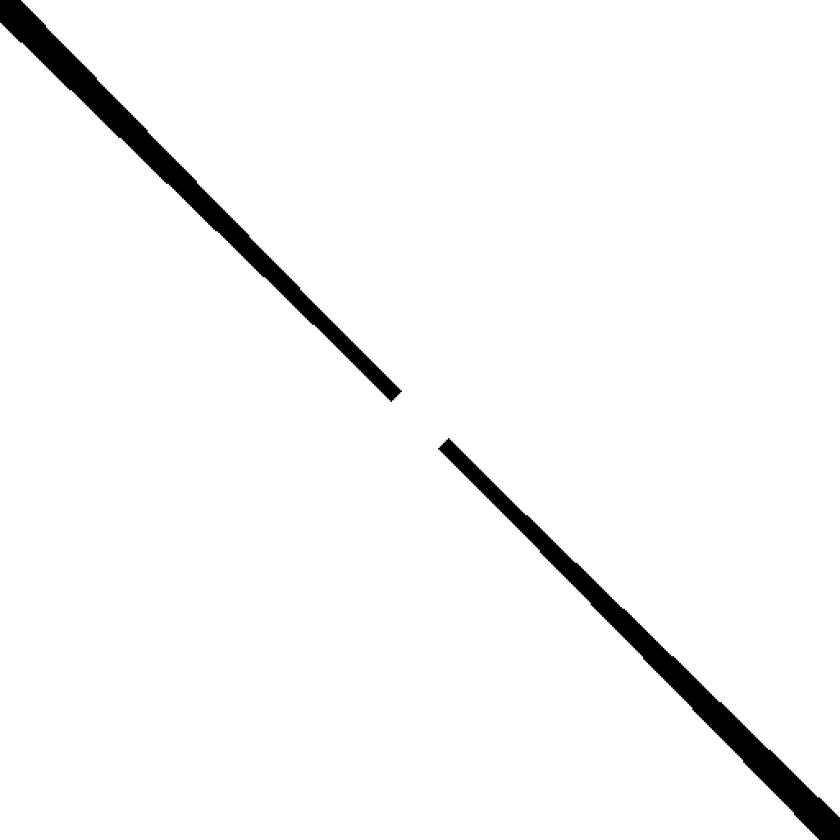
#> input picture Atividade 3/PDI_Exercicios_3_Imagens/arara_filtro.png, 840 x 840 px, shrunk from 1024 x 1024 before the run, given in place of arara.png, which was not available
$ python ex1.py
#> lines starting #> are read from the running program, lines starting #| are printed output that depends on the picture; pictures that were not available may be replaced by others from this repository, and a replacement may not be noted
import numpy as np
import cv2
import matplotlib.pyplot as plt


def salvar_imagem_espectro(imagem, espectro, caminho_salvar):
    fig, axs = plt.subplots(1, 2, figsize=(10, 5))
    axs[0].imshow(imagem, cmap="gray")
    axs[0].axis("off")
    axs[1].imshow(espectro, cmap="gray")
    axs[1].axis("off")
    plt.tight_layout()
    plt.savefig(caminho_salvar)
    plt.close()


caminhos_imagens = [
    "arara.png",
    "barra1.png",
    "barra2.png",
    "barra3.png",
    "barra4.png",
    "quadrado.png",
    "teste.png",
]

for caminho in caminhos_imagens:
    img = cv2.imread(caminho, 0)
#> img is the input picture: shape (840, 840); min 0, max 255, mean 246.4
    if img is None:
        print(f"Erro ao carregar a imagem: {caminho}")
        continue
    F = np.fft.fft2(img)
    F_shift = np.fft.fftshift(F)
    magnitude_spectrum = 20 * np.log(np.abs(F_shift) + 1e-8)
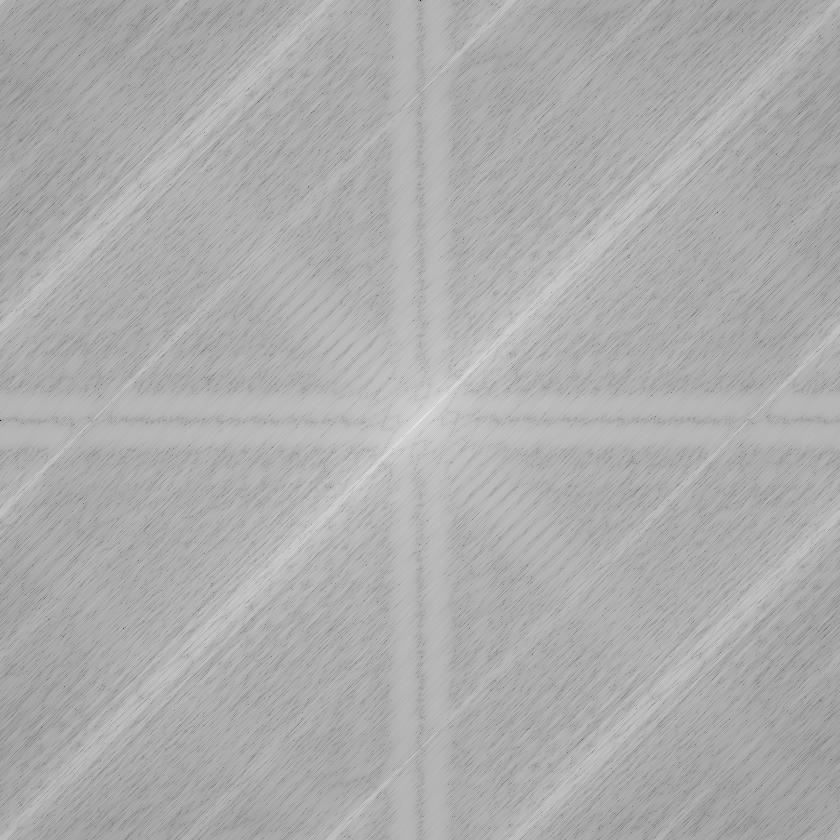
#> magnitude_spectrum: shape (840, 840) float64; min -368.4, max 379.5, mean 139.7; drawn with min black and max white
    nome_arquivo = caminho.split(".")[0] + "_espectro.png"
    salvar_imagem_espectro(img, magnitude_spectrum, nome_arquivo)
#> in salvar_imagem_espectro, `plt.savefig(caminho_salvar)`:
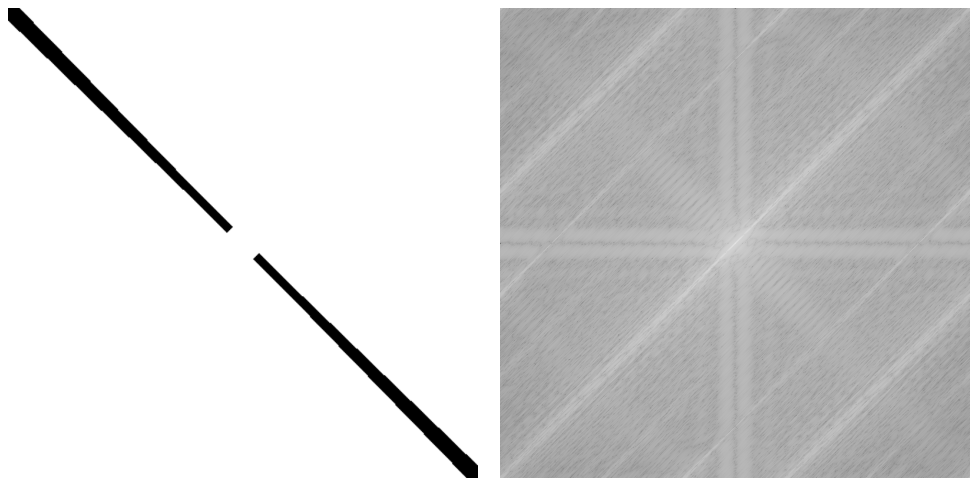
#> figure drawn by matplotlib, 2 panels
#> pass 2 of the loop `for caminho in caminhos_imagens:`:
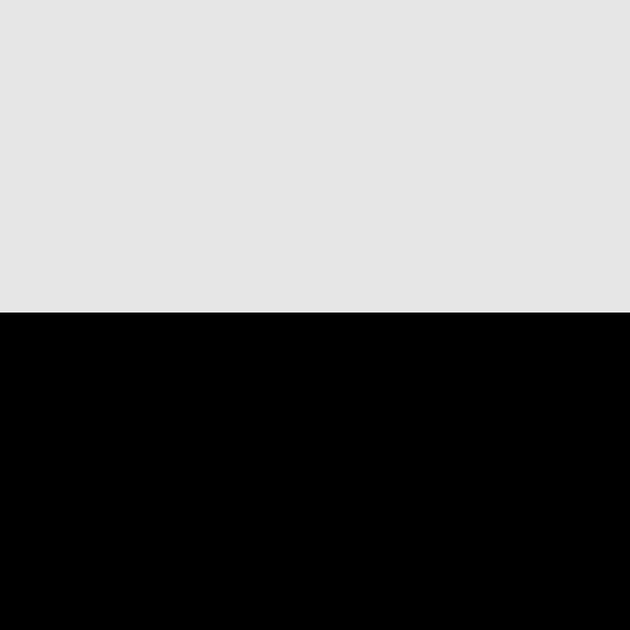
#> input picture Atividade 3/PDI_Exercicios_3_Imagens/quadrado.png, 630 x 630 px, shrunk from 768 x 768 before the run, given in place of barra1.png, which was not available
#> img is the input picture: shape (630, 630); min 0, max 251, mean 114.1
#> `magnitude_spectrum = 20 * np.log(np.abs(F_shift) + 1e-8)`:
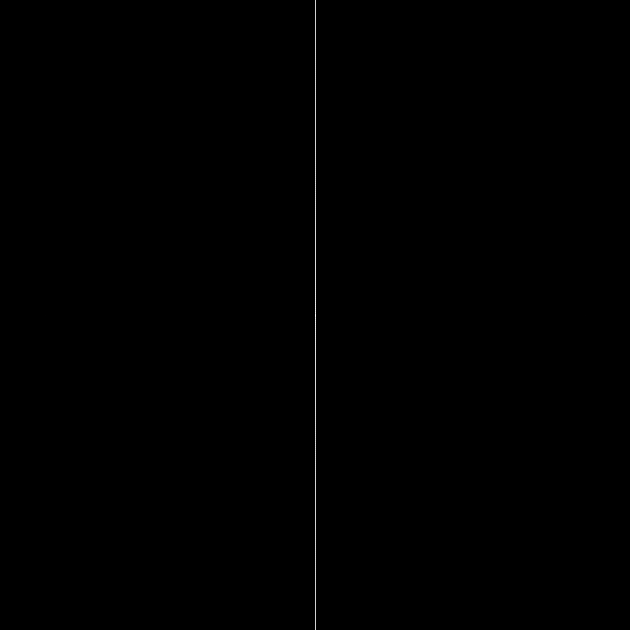
#> magnitude_spectrum: shape (630, 630) float64; min -368.4, max 352.6, mean -367.5; drawn with min black and max white
#> in salvar_imagem_espectro (call 2), `plt.savefig(caminho_salvar)`:
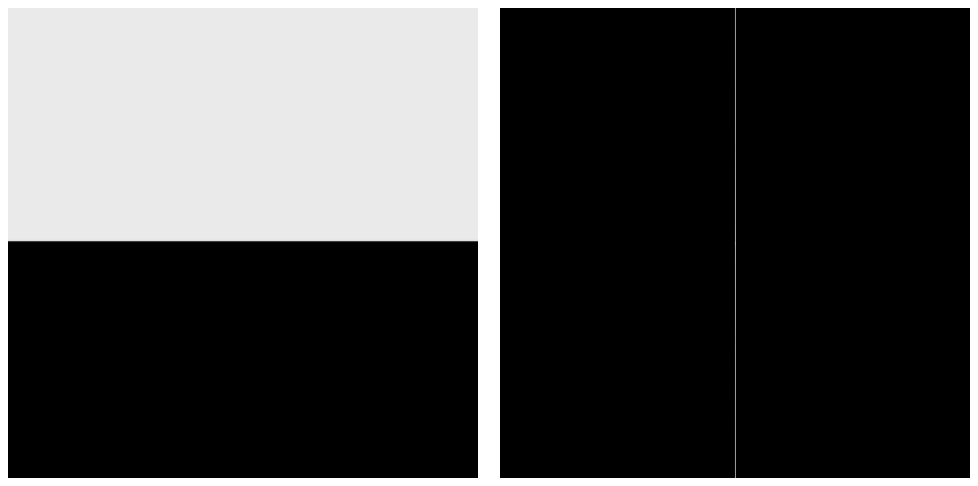
#> figure drawn by matplotlib, 2 panels
